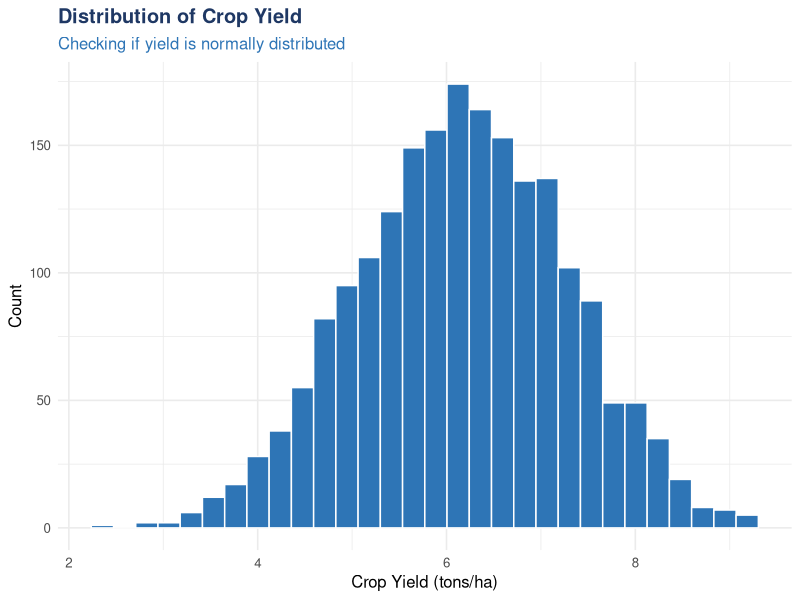
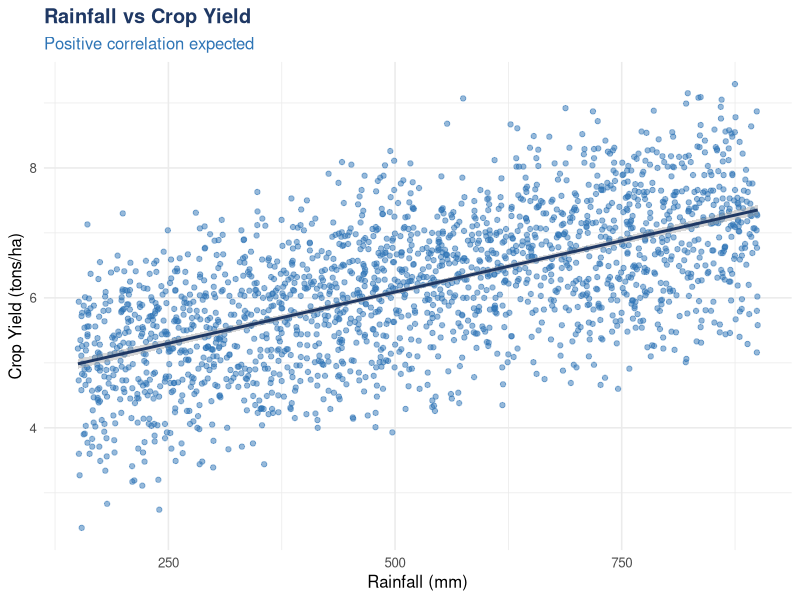
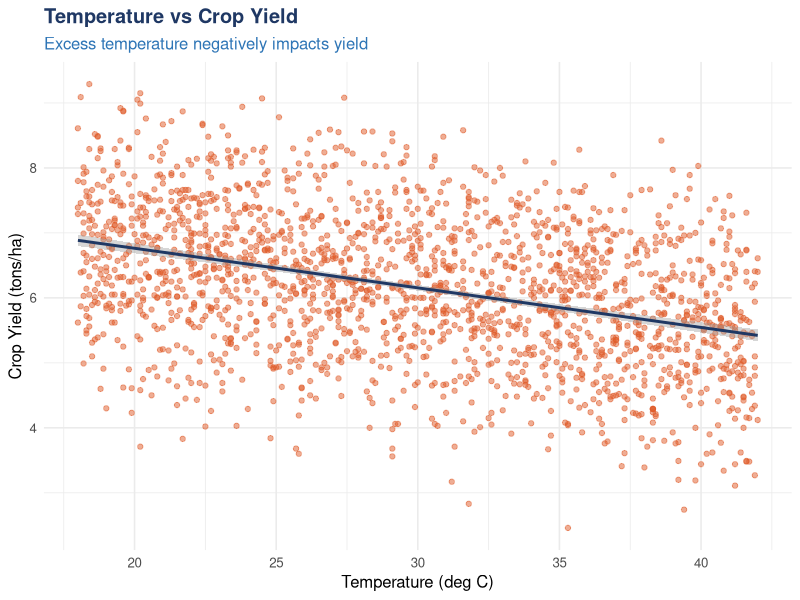
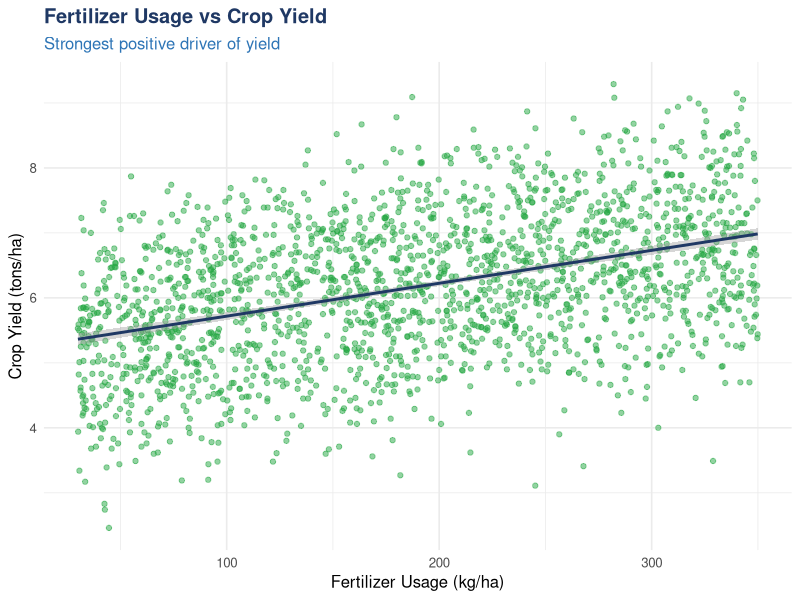
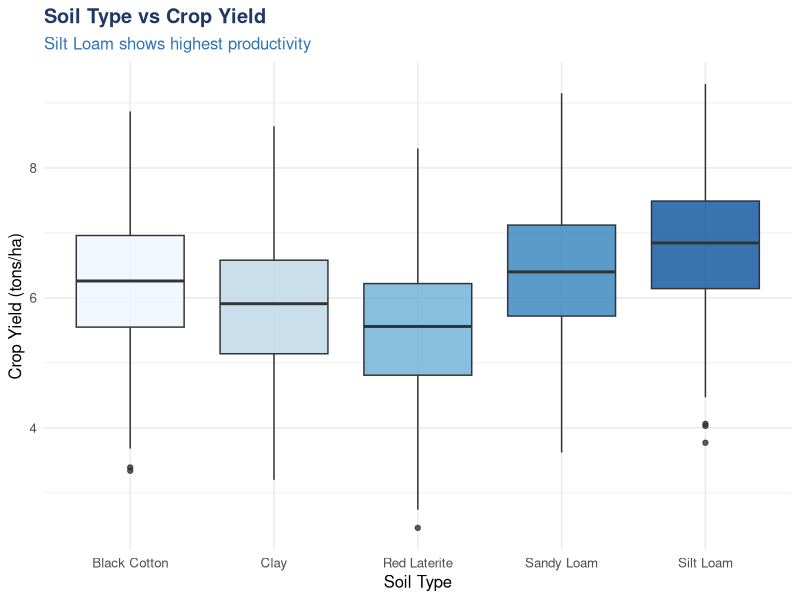
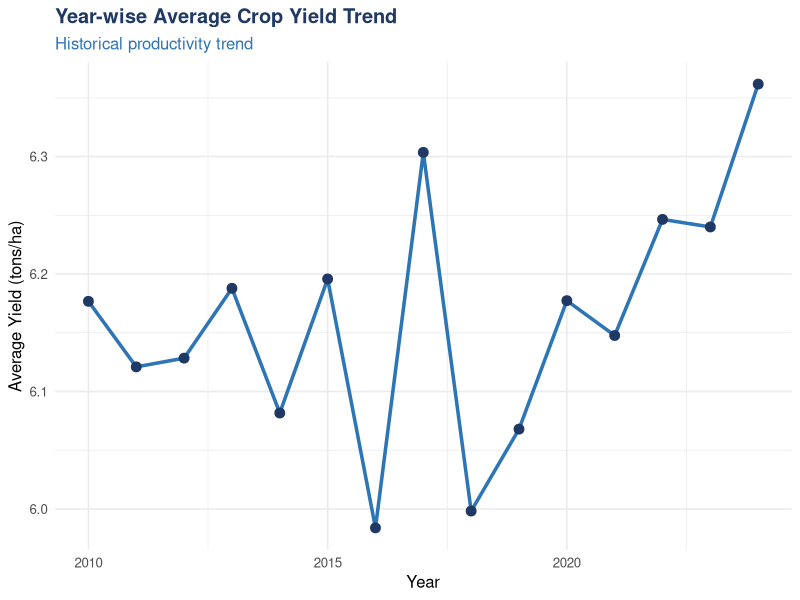
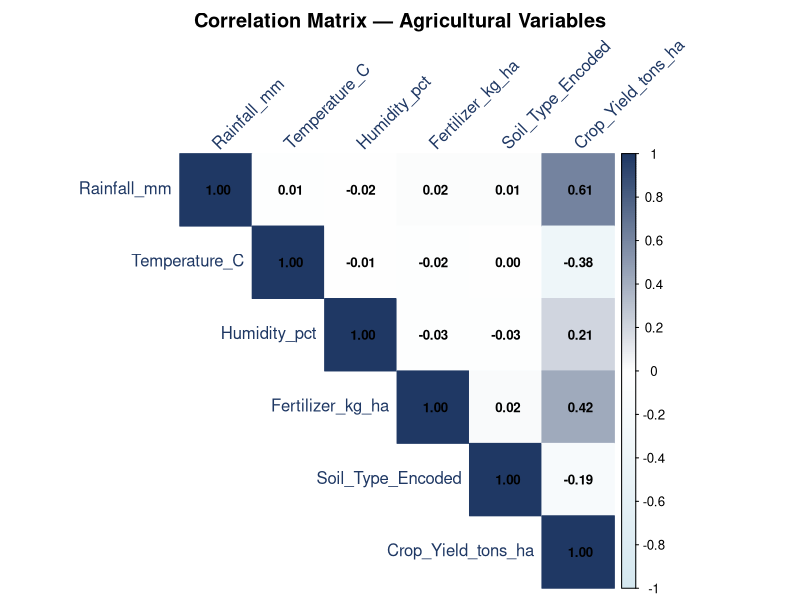
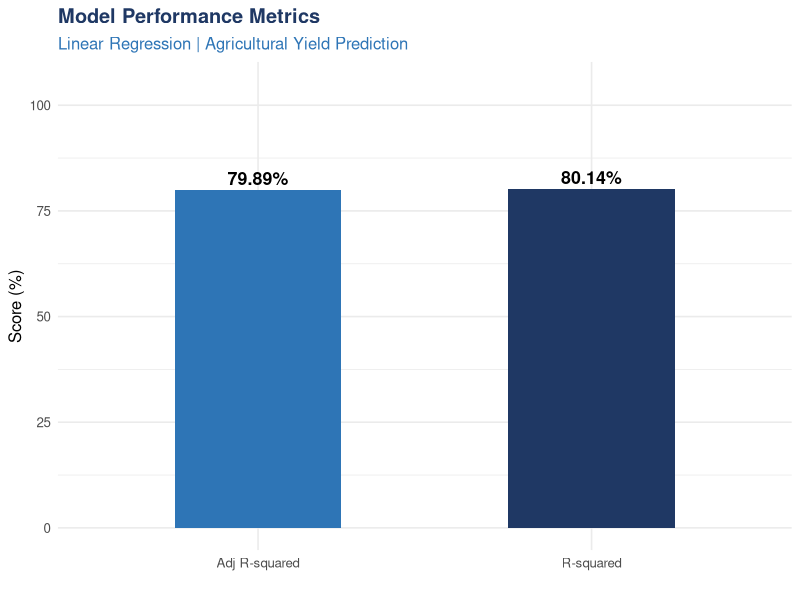

The R script that drew these images, in order:
# ============================================================
#   AGRICULTURAL YIELD PREDICTION USING LINEAR REGRESSION
#   Data Analysis Project — R Implementation
#   Submitted By: Sreyanandha Santhosh, Stephy Ann Biju,
#                 Steve Thomas Shylu
#   Department of Computer Science and Engineering
#   Amal Jyothi College of Engineering (Autonomous)
# ============================================================


# ============================================================
# SECTION 0: INSTALL & LOAD REQUIRED PACKAGES
# ============================================================
setwd("C:/Users/DELL/Downloads/RDataAnalytics")  # Windows example
required_packages <- c(
  "readr",       # CSV loading
  "dplyr",       # Data manipulation
  "ggplot2",     # Visualizations
  "corrplot",    # Correlation heatmap
  "caret",       # Model training & evaluation
  "Metrics",     # RMSE, MAE
  "gridExtra",   # Arrange multiple plots
  "ggcorrplot",  # ggplot2-style correlation plot
  "scales"       # Axis formatting
)

for (pkg in required_packages) {
  if (!requireNamespace(pkg, quietly = TRUE)) {
    install.packages(pkg, repos = "https://cran.r-project.org")
  }
}

library(readr)
library(dplyr)
library(ggplot2)
library(corrplot)
library(caret)
library(Metrics)
library(gridExtra)
library(scales)


# ============================================================
# SECTION 1: LOAD DATASET
# ============================================================

# Load the dataset (make sure Agricultural_Yield_Dataset.csv is
# in your working directory, or set full path below)
df <- read_csv("Agricultural_Yield_Dataset.csv")

cat("=== Dataset Loaded ===\n")
cat("Dimensions:", nrow(df), "rows x", ncol(df), "columns\n\n")

# Preview
print(head(df, 10))
cat("\n")
print(str(df))


# ============================================================
# SECTION 2: EXPLORATORY DATA ANALYSIS (EDA)
# ============================================================

cat("\n=== Summary Statistics ===\n")
print(summary(df))

# 2.1 Check missing values
cat("\n=== Missing Values Per Column ===\n")
print(colSums(is.na(df)))

# 2.2 Check duplicate rows
cat("\n=== Duplicate Rows:", sum(duplicated(df)), "===\n")

# 2.3 Sentiment / Yield distribution plot
p1 <- ggplot(df, aes(x = Crop_Yield_tons_ha)) +
  geom_histogram(fill = "#2E75B6", color = "white", bins = 30) +
  labs(
    title = "Distribution of Crop Yield",
    subtitle = "Checking if yield is normally distributed",
    x = "Crop Yield (tons/ha)",
    y = "Count"
  ) +
  theme_minimal(base_size = 12) +
  theme(
    plot.title    = element_text(face = "bold", color = "#1F3864"),
    plot.subtitle = element_text(color = "#2E75B6")
  )
print(p1)

# 2.4 Rainfall vs Yield
p2 <- ggplot(df, aes(x = Rainfall_mm, y = Crop_Yield_tons_ha)) +
  geom_point(color = "#2E75B6", alpha = 0.5) +
  geom_smooth(method = "lm", se = TRUE, color = "#1F3864") +
  labs(
    title    = "Rainfall vs Crop Yield",
    subtitle = "Positive correlation expected",
    x = "Rainfall (mm)",
    y = "Crop Yield (tons/ha)"
  ) +
  theme_minimal(base_size = 12) +
  theme(
    plot.title    = element_text(face = "bold", color = "#1F3864"),
    plot.subtitle = element_text(color = "#2E75B6")
  )
print(p2)

# 2.5 Temperature vs Yield
p3 <- ggplot(df, aes(x = Temperature_C, y = Crop_Yield_tons_ha)) +
  geom_point(color = "#E05C2A", alpha = 0.5) +
  geom_smooth(method = "lm", se = TRUE, color = "#1F3864") +
  labs(
    title    = "Temperature vs Crop Yield",
    subtitle = "Excess temperature negatively impacts yield",
    x = "Temperature (deg C)",
    y = "Crop Yield (tons/ha)"
  ) +
  theme_minimal(base_size = 12) +
  theme(
    plot.title    = element_text(face = "bold", color = "#1F3864"),
    plot.subtitle = element_text(color = "#2E75B6")
  )
print(p3)

# 2.6 Fertilizer vs Yield
p4 <- ggplot(df, aes(x = Fertilizer_kg_ha, y = Crop_Yield_tons_ha)) +
  geom_point(color = "#27A844", alpha = 0.5) +
  geom_smooth(method = "lm", se = TRUE, color = "#1F3864") +
  labs(
    title    = "Fertilizer Usage vs Crop Yield",
    subtitle = "Strongest positive driver of yield",
    x = "Fertilizer Usage (kg/ha)",
    y = "Crop Yield (tons/ha)"
  ) +
  theme_minimal(base_size = 12) +
  theme(
    plot.title    = element_text(face = "bold", color = "#1F3864"),
    plot.subtitle = element_text(color = "#2E75B6")
  )
print(p4)

# 2.7 Soil Type vs Yield (Boxplot)
p5 <- ggplot(df, aes(x = Soil_Type, y = Crop_Yield_tons_ha, fill = Soil_Type)) +
  geom_boxplot(alpha = 0.8) +
  scale_fill_brewer(palette = "Blues") +
  labs(
    title    = "Soil Type vs Crop Yield",
    subtitle = "Silt Loam shows highest productivity",
    x = "Soil Type",
    y = "Crop Yield (tons/ha)"
  ) +
  theme_minimal(base_size = 12) +
  theme(
    plot.title    = element_text(face = "bold", color = "#1F3864"),
    plot.subtitle = element_text(color = "#2E75B6"),
    legend.position = "none"
  )
print(p5)

# 2.8 Year-wise Yield Trend
yearly <- df %>%
  group_by(Year) %>%
  summarise(Avg_Yield = mean(Crop_Yield_tons_ha), .groups = "drop")

p6 <- ggplot(yearly, aes(x = Year, y = Avg_Yield)) +
  geom_line(color = "#2E75B6", linewidth = 1.2) +
  geom_point(color = "#1F3864", size = 3) +
  labs(
    title    = "Year-wise Average Crop Yield Trend",
    subtitle = "Historical productivity trend",
    x = "Year",
    y = "Average Yield (tons/ha)"
  ) +
  theme_minimal(base_size = 12) +
  theme(
    plot.title    = element_text(face = "bold", color = "#1F3864"),
    plot.subtitle = element_text(color = "#2E75B6")
  )
print(p6)


# ============================================================
# SECTION 3: DATA PREPROCESSING
# ============================================================

cat("\n=== Preprocessing ===\n")

# 3.1 Remove duplicates
df <- df %>% distinct()
cat("Rows after removing duplicates:", nrow(df), "\n")

# 3.2 Handle missing values — impute numeric columns with median
numeric_cols <- c("Rainfall_mm", "Temperature_C", "Humidity_pct",
                  "Fertilizer_kg_ha", "Area_ha", "Crop_Yield_tons_ha")

for (col in numeric_cols) {
  if (any(is.na(df[[col]]))) {
    df[[col]][is.na(df[[col]])] <- median(df[[col]], na.rm = TRUE)
    cat("Imputed missing values in:", col, "\n")
  }
}

# 3.3 Encode Soil_Type as numeric factor
soil_levels <- c("Sandy Loam", "Clay", "Silt Loam", "Black Cotton", "Red Laterite")
df$Soil_Type_Encoded <- as.integer(factor(df$Soil_Type, levels = soil_levels))

cat("\nSoil Type Encoding:\n")
encoding_map <- data.frame(
  Soil_Type = soil_levels,
  Encoded   = 1:5
)
print(encoding_map)

# 3.4 Select model features
model_df <- df %>%
  select(
    Rainfall_mm,
    Temperature_C,
    Humidity_pct,
    Fertilizer_kg_ha,
    Soil_Type_Encoded,
    Crop_Yield_tons_ha
  )

cat("\nFinal model dataset dimensions:", nrow(model_df), "x", ncol(model_df), "\n")
print(head(model_df))


# ============================================================
# SECTION 4: CORRELATION ANALYSIS
# ============================================================

cat("\n=== Pearson Correlation Matrix ===\n")
cor_matrix <- cor(model_df, use = "complete.obs")
print(round(cor_matrix, 3))

# Correlation with target
cat("\n=== Correlation with Crop Yield ===\n")
yield_cor <- sort(cor_matrix[, "Crop_Yield_tons_ha"], decreasing = TRUE)
print(round(yield_cor, 3))

# Correlation heatmap
corrplot(
  cor_matrix,
  method    = "color",
  type      = "upper",
  tl.col    = "#1F3864",
  tl.srt    = 45,
  addCoef.col = "black",
  number.cex  = 0.8,
  col         = colorRampPalette(c("#D5E8F0", "white", "#1F3864"))(200),
  title       = "Correlation Matrix — Agricultural Variables",
  mar         = c(0, 0, 2, 0)
)


# ============================================================
# SECTION 5: TRAIN-TEST SPLIT
# ============================================================

set.seed(42)  # Reproducibility

train_idx  <- createDataPartition(model_df$Crop_Yield_tons_ha, p = 0.8, list = FALSE)
train_data <- model_df[train_idx, ]
test_data  <- model_df[-train_idx, ]

cat("\n=== Train-Test Split ===\n")
cat("Training rows:", nrow(train_data), "\n")
cat("Test rows    :", nrow(test_data),  "\n")


# ============================================================
# SECTION 6: MODEL BUILDING — LINEAR REGRESSION
# ============================================================

cat("\n=== Training Linear Regression Model ===\n")

lm_model <- lm(
  Crop_Yield_tons_ha ~ Rainfall_mm + Temperature_C + Humidity_pct +
    Fertilizer_kg_ha + Soil_Type_Encoded,
  data = train_data
)

cat("\n=== Regression Summary ===\n")
print(summary(lm_model))

# Coefficients table
cat("\n=== Learned Coefficients ===\n")
coef_df <- as.data.frame(summary(lm_model)$coefficients)
coef_df$Significance <- ifelse(coef_df[,4] < 0.001, "***",
                         ifelse(coef_df[,4] < 0.01,  "**",
                         ifelse(coef_df[,4] < 0.05,  "*", "ns")))
print(coef_df)

# ============================================================
# SECTION 7: MODEL EVALUATION
# ============================================================

# Predictions on test set
predictions <- predict(lm_model, newdata = test_data)

# Metrics
r2_val   <- R2(predictions, test_data$Crop_Yield_tons_ha)
rmse_val <- rmse(test_data$Crop_Yield_tons_ha, predictions)
mae_val  <- mae(test_data$Crop_Yield_tons_ha, predictions)

# Adjusted R2
n  <- nrow(test_data)
p  <- 5   # number of predictors
adj_r2 <- 1 - (1 - r2_val) * (n - 1) / (n - p - 1)

cat("\n=== Model Performance on Test Set ===\n")
cat(sprintf("R-squared        : %.4f\n", r2_val))
cat(sprintf("Adjusted R2      : %.4f\n", adj_r2))
cat(sprintf("RMSE (tons/ha)   : %.4f\n", rmse_val))
cat(sprintf("MAE  (tons/ha)   : %.4f\n", mae_val))

# Performance bar chart
metrics_df <- data.frame(
  Metric = c("R-squared", "Adj R-squared"),
  Score  = c(r2_val, adj_r2) * 100
)

p_metrics <- ggplot(metrics_df, aes(x = Metric, y = Score, fill = Metric)) +
  geom_bar(stat = "identity", width = 0.5) +
  geom_text(aes(label = sprintf("%.2f%%", Score)),
            vjust = -0.4, fontface = "bold", size = 4.5) +
  scale_fill_manual(values = c("#2E75B6", "#1F3864")) +
  scale_y_continuous(limits = c(0, 105)) +
  labs(
    title    = "Model Performance Metrics",
    subtitle = "Linear Regression | Agricultural Yield Prediction",
    x = "",
    y = "Score (%)"
  ) +
  theme_minimal(base_size = 12) +
  theme(
    plot.title    = element_text(face = "bold", color = "#1F3864"),
    plot.subtitle = element_text(color = "#2E75B6"),
    legend.position = "none"
  )
print(p_metrics)


# ============================================================
# SECTION 8: RESIDUAL ANALYSIS
# ============================================================

residuals_df <- data.frame(
  Fitted    = fitted(lm_model),
  Residuals = residuals(lm_model)
)

# Residuals vs Fitted
p_resid <- ggplot(residuals_df, aes(x = Fitted, y = Residuals)) +
  geom_point(color = "#2E75B6", alpha = 0.5) +
  geom_hline(yintercept = 0, linetype = "dashed", color = "#1F3864") +
  labs(
    title    = "Residuals vs Fitted Values",
    subtitle = "No systematic pattern confirms homoscedasticity",
    x = "Fitted Values",
    y = "Residuals"
  ) +
  theme_minimal(base_size = 12) +
  theme(
    plot.title    = element_text(face = "bold", color = "#1F3864"),
    plot.subtitle = element_text(color = "#2E75B6")
  )
print(p_resid)

# Normal Q-Q Plot of residuals
qqdf <- data.frame(
  Theoretical = qqnorm(residuals(lm_model), plot.it = FALSE)$x,
  Sample      = qqnorm(residuals(lm_model), plot.it = FALSE)$y
)
p_qq <- ggplot(qqdf, aes(x = Theoretical, y = Sample)) +
  geom_point(color = "#2E75B6", alpha = 0.6) +
  geom_abline(slope = 1, intercept = 0, linetype = "dashed", color = "#1F3864") +
  labs(
    title    = "Normal Q-Q Plot of Residuals",
    subtitle = "Points close to line confirm normal residual distribution",
    x = "Theoretical Quantiles",
    y = "Sample Quantiles"
  ) +
  theme_minimal(base_size = 12) +
  theme(
    plot.title    = element_text(face = "bold", color = "#1F3864"),
    plot.subtitle = element_text(color = "#2E75B6")
  )
print(p_qq)


# ============================================================
# SECTION 9: ACTUAL vs PREDICTED PLOT
# ============================================================

actual_vs_pred <- data.frame(
  Actual    = test_data$Crop_Yield_tons_ha,
  Predicted = predictions
)

p_avp <- ggplot(actual_vs_pred, aes(x = Actual, y = Predicted)) +
  geom_point(color = "#2E75B6", alpha = 0.6) +
  geom_abline(slope = 1, intercept = 0, color = "#1F3864",
              linetype = "dashed", linewidth = 1) +
  labs(
    title    = "Actual vs Predicted Crop Yield",
    subtitle = "Points close to dashed line = accurate predictions",
    x = "Actual Yield (tons/ha)",
    y = "Predicted Yield (tons/ha)"
  ) +
  theme_minimal(base_size = 12) +
  theme(
    plot.title    = element_text(face = "bold", color = "#1F3864"),
    plot.subtitle = element_text(color = "#2E75B6")
  )
print(p_avp)


# ============================================================
# SECTION 10: TOP INFLUENCING FACTORS
# ============================================================

# Standardized coefficients (beta weights)
train_scaled        <- as.data.frame(scale(train_data))
lm_scaled           <- lm(Crop_Yield_tons_ha ~ ., data = train_scaled)
std_coefs           <- coef(lm_scaled)[-1]   # remove intercept

coef_plot_df <- data.frame(
  Variable = names(std_coefs),
  StdBeta  = as.numeric(std_coefs)
) %>%
  mutate(
    Direction = ifelse(StdBeta > 0, "Positive", "Negative"),
    Variable  = recode(Variable,
      Rainfall_mm       = "Rainfall",
      Temperature_C     = "Temperature",
      Humidity_pct      = "Humidity",
      Fertilizer_kg_ha  = "Fertilizer Usage",
      Soil_Type_Encoded = "Soil Type"
    )
  ) %>%
  arrange(desc(abs(StdBeta)))

p_coef <- ggplot(coef_plot_df,
                 aes(x = reorder(Variable, StdBeta), y = StdBeta, fill = Direction)) +
  geom_bar(stat = "identity") +
  coord_flip() +
  scale_fill_manual(values = c("Positive" = "#2E75B6", "Negative" = "#E05C2A")) +
  geom_text(aes(label = round(StdBeta, 3)),
            hjust = ifelse(coef_plot_df$StdBeta > 0, -0.1, 1.1),
            size = 4, fontface = "bold") +
  labs(
    title    = "Standardized Regression Coefficients",
    subtitle = "Positive = increases yield | Negative = reduces yield",
    x = "Variable",
    y = "Standardized Beta"
  ) +
  theme_minimal(base_size = 12) +
  theme(
    plot.title    = element_text(face = "bold", color = "#1F3864"),
    plot.subtitle = element_text(color = "#2E75B6"),
    legend.title  = element_blank()
  )
print(p_coef)


# ============================================================
# SECTION 11: LIVE PREDICTION FUNCTION
# ============================================================

predict_yield <- function(rainfall, temperature, humidity,
                           fertilizer, soil_type) {
  # Encode soil type
  soil_levels  <- c("Sandy Loam", "Clay", "Silt Loam",
                    "Black Cotton", "Red Laterite")
  soil_encoded <- which(soil_levels == soil_type)

  if (length(soil_encoded) == 0) {
    stop("Invalid soil type. Choose from: Sandy Loam, Clay, Silt Loam, Black Cotton, Red Laterite")
  }

  new_data <- data.frame(
    Rainfall_mm       = rainfall,
    Temperature_C     = temperature,
    Humidity_pct      = humidity,
    Fertilizer_kg_ha  = fertilizer,
    Soil_Type_Encoded = soil_encoded
  )

  pred  <- predict(lm_model, newdata = new_data)
  lower <- pred - 1.96 * rmse_val
  upper <- pred + 1.96 * rmse_val

  cat("============================================\n")
  cat("  AGRICULTURAL YIELD PREDICTION\n")
  cat("============================================\n")
  cat(sprintf("  Rainfall      : %.1f mm\n",       rainfall))
  cat(sprintf("  Temperature   : %.1f deg C\n",    temperature))
  cat(sprintf("  Humidity      : %.1f %%\n",        humidity))
  cat(sprintf("  Fertilizer    : %.1f kg/ha\n",    fertilizer))
  cat(sprintf("  Soil Type     : %s (Code: %d)\n", soil_type, soil_encoded))
  cat("--------------------------------------------\n")
  cat(sprintf("  Predicted Yield : %.2f tons/ha\n", pred))
  cat(sprintf("  95%% CI         : [%.2f, %.2f]\n", lower, upper))
  cat("============================================\n\n")

  return(invisible(pred))
}

# --- Demo predictions ---
cat("\n=== Live Prediction Demonstrations ===\n\n")

predict_yield(550, 26, 72, 200, "Silt Loam")
predict_yield(300, 32, 60, 100, "Red Laterite")
predict_yield(700, 24, 78, 280, "Sandy Loam")
predict_yield(200, 38, 50,  60, "Clay")


# ============================================================
# SECTION 12: SAVE RESULTS
# ============================================================

# Save predictions to CSV
results_df <- data.frame(
  Actual_Yield    = test_data$Crop_Yield_tons_ha,
  Predicted_Yield = round(predictions, 3),
  Residual        = round(test_data$Crop_Yield_tons_ha - predictions, 3)
)
write_csv(results_df, "Yield_Predictions.csv")
cat("Predictions saved to: Yield_Predictions.csv\n")

cat("\n=== Project Complete ===\n")
cat(sprintf("Final Model: R2 = %.4f | RMSE = %.4f | MAE = %.4f\n",
            r2_val, rmse_val, mae_val))
